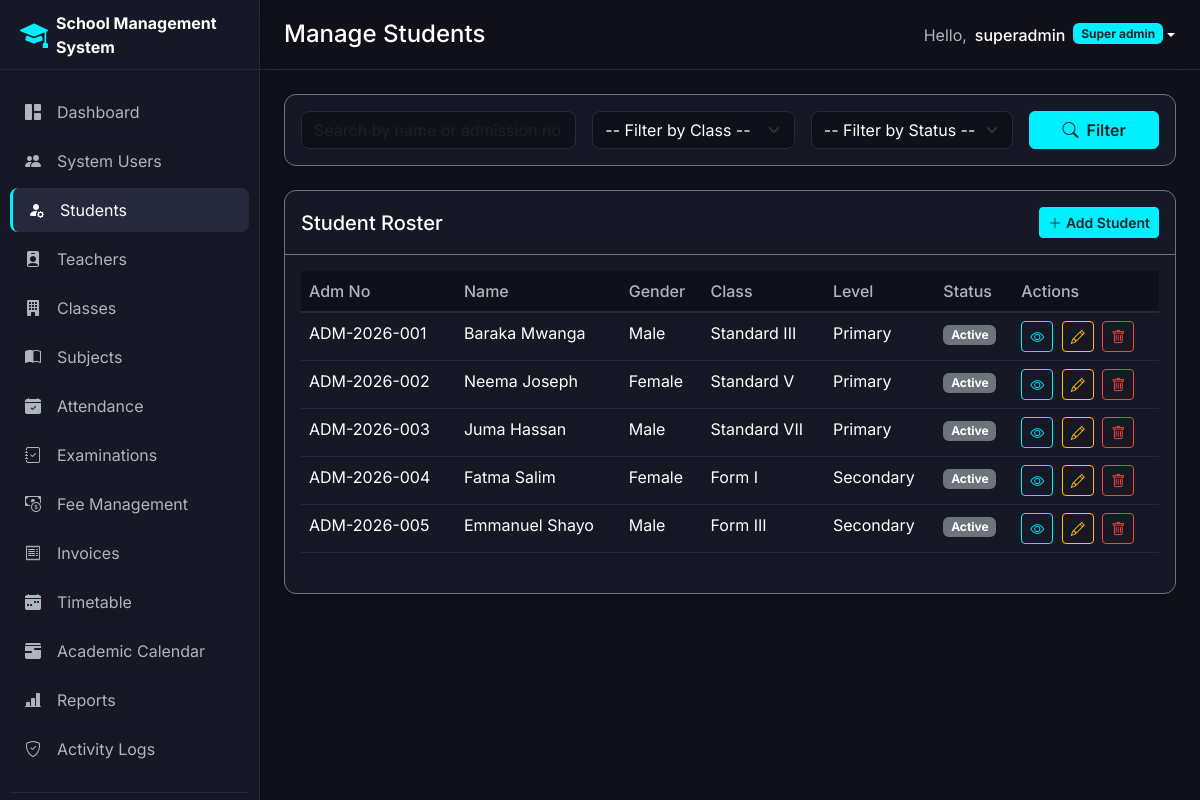
The page /public/students (signed in) on the database its author committed.
### tables this page shows
CREATE TABLE `students` (
    `id`               INT          NOT NULL AUTO_INCREMENT,
    `user_id`          INT          DEFAULT NULL,
    `admission_number` VARCHAR(30)  NOT NULL UNIQUE,
    `first_name`       VARCHAR(50)  NOT NULL,
    `middle_name`      VARCHAR(50)  DEFAULT NULL,
    `last_name`        VARCHAR(50)  NOT NULL,
    `gender`           ENUM('male','female') NOT NULL,
    `date_of_birth`    DATE         NOT NULL,
    `class_id`         INT          NOT NULL,
    `education_level`  ENUM('primary','secondary') NOT NULL,
    `phone`            VARCHAR(20)  DEFAULT NULL,
    `address`          TEXT         DEFAULT NULL,
    `photo`            VARCHAR(255) DEFAULT NULL,
    `status`           ENUM('active','inactive','graduated','transferred') NOT NULL DEFAULT 'active',
    `admission_date`   DATE         NOT NULL,
    `created_at`       TIMESTAMP    NOT NULL DEFAULT CURRENT_TIMESTAMP,
    `updated_at`       TIMESTAMP    NOT NULL DEFAULT CURRENT_TIMESTAMP ON UPDATE CURRENT_TIMESTAMP,
    `deleted_at`       TIMESTAMP    NULL DEFAULT NULL,
    PRIMARY KEY (`id`),
    INDEX `idx_students_class_id`        (`class_id`),
    INDEX `idx_students_education_level` (`education_level`),
    INDEX `idx_students_status`          (`status`),
    CONSTRAINT `fk_students_user`  FOREIGN KEY (`user_id`)  REFERENCES `users`   (`id`),
    CONSTRAINT `fk_students_class` FOREIGN KEY (`class_id`) REFERENCES `classes` (`id`)
);

CREATE TABLE `classes` (
    `id`              INT         NOT NULL AUTO_INCREMENT,
    `class_name`      VARCHAR(50) NOT NULL,
    `education_level` ENUM('primary','secondary') NOT NULL,
    `section`         VARCHAR(10) DEFAULT NULL,
    `capacity`        INT         NOT NULL DEFAULT 40,
    `created_at`      TIMESTAMP   NOT NULL DEFAULT CURRENT_TIMESTAMP,
    `updated_at`      TIMESTAMP   NOT NULL DEFAULT CURRENT_TIMESTAMP ON UPDATE CURRENT_TIMESTAMP,
    PRIMARY KEY (`id`),
    INDEX `idx_classes_education_level` (`education_level`)
);

### controllers/StudentController.php (called while the page is built, shortened)
<?php
require_once APP_ROOT . '/models/Student.php';
class StudentController {
    private $studentModel;
    public function __construct() {
        $this->studentModel = new Student();
    }
    public function index() {
        $search = sanitize($_GET['search'] ?? '');
        $classFilter = sanitize($_GET['class_id'] ?? '');
        $levelFilter = sanitize($_GET['education_level'] ?? '');
        $statusFilter = sanitize($_GET['status'] ?? '');
        $page = (int)($_GET['page'] ?? 1);
        $total = $this->studentModel->getCount($search, $classFilter, $levelFilter, $statusFilter);
        $pagination = paginate($total, ITEMS_PER_PAGE, $page);
        $students = $this->studentModel->getAll($search, $classFilter, $levelFilter, $statusFilter, $pagination['currentPage'], ITEMS_PER_PAGE);
        require_once APP_ROOT . '/views/layouts/header.php';
        require_once APP_ROOT . '/views/students/index.php';
        require_once APP_ROOT . '/views/layouts/footer.php';
    }
}

### config/database.php (called while the page is built, shortened)
<?php
class Database
{
    private static ?Database $instance = null;
    private PDO $connection;
    private string $host = 'localhost';
    private string $db_name = 'school_ms';
    private string $username = 'root';
    private string $password = '';
    private function __construct()
    {
        $dsn = "mysql:host={$this->host};dbname={$this->db_name};charset=utf8mb4";
        $options = [
            PDO::ATTR_ERRMODE            => PDO::ERRMODE_EXCEPTION,
            PDO::ATTR_DEFAULT_FETCH_MODE => PDO::FETCH_ASSOC,
            PDO::ATTR_EMULATE_PREPARES   => false,
            PDO::MYSQL_ATTR_INIT_COMMAND => "SET NAMES utf8mb4 COLLATE utf8mb4_unicode_ci",
        ];
        try {
            $this->connection = new PDO($dsn, $this->username, $this->password, $options);
        } catch (PDOException $e) {
            die("Database Connection Failed: " . $e->getMessage());
        }
    }
    public static function getInstance(): Database
    {
        if (self::$instance === null) {
            self::$instance = new self();
        }
        return self::$instance;
    }
    public function getConnection(): PDO
    {
        return $this->connection;
    }
}

### models/Student.php (called while the page is built, shortened)
<?php
class Student {
    private $db;
    public function __construct() {
        $this->db = Database::getInstance()->getConnection();
    }
    public function getAll($search = '', $classId = '', $educationLevel = '', $status = '', $page = 1, $perPage = 10) {
        $offset = ($page - 1) * $perPage;
        $sql = "SELECT s.*, c.class_name, c.section FROM students s LEFT JOIN classes c ON s.class_id = c.id WHERE s.deleted_at IS NULL";
        $params = [];
        $scope = $_SESSION['admin_scope'] ?? 'all';
        $sql .= " ORDER BY s.admission_number ASC LIMIT $perPage OFFSET $offset";
        $stmt = $this->db->prepare($sql);
        $stmt->execute($params);
        return $stmt->fetchAll();
    }
    public function getCount($search = '', $classId = '', $educationLevel = '', $status = '') {
        $sql = "SELECT COUNT(*) as count FROM students s WHERE s.deleted_at IS NULL";
        $params = [];
        $scope = $_SESSION['admin_scope'] ?? 'all';
        $stmt = $this->db->prepare($sql);
        $stmt->execute($params);
        return $stmt->fetch()['count'];
    }
}

### views/students/index.php (the view, shortened to what this page needs)
<div class="card bg-dark-card border-secondary shadow-sm mb-4">
    <div class="card-body">
        <form action="<?php echo BASE_URL; ?>/students" method="GET" class="row g-3">
            <div class="col-md-4">
                <input type="text" class="form-control" name="search" placeholder="Search by name or admission no..." value="<?php echo $search; ?>">
            </div>
            <div class="col-md-3">
                <select class="form-select" name="class_id">
                    <option value="">-- Filter by Class --</option>
                </select>
            </div>
            <div class="col-md-3">
                <select class="form-select" name="status">
                    <option value="">-- Filter by Status --</option>
                </select>
            </div>
            <div class="col-md-2">
                <button type="submit" class="btn btn-cyan text-dark w-100 fw-semibold"><i class="bi bi-search me-2"></i>Filter</button>
            </div>
        </form>
    </div>
</div>
<div class="card bg-dark-card border-secondary shadow-sm mb-4">
    <div class="card-header border-secondary bg-transparent py-3 d-flex align-items-center justify-content-between">
        <h5 class="card-title text-white mb-0">Student Roster</h5>
        <a href="<?php echo BASE_URL; ?>/students/create" class="btn btn-sm btn-cyan text-dark fw-semibold"><i class="bi bi-plus-lg me-1"></i>Add Student</a>
    </div>
    <div class="card-body">
        <div class="table-responsive">
            <table class="table table-dark-custom mb-0">
                <thead>
                    <tr>
                        <th>Adm No</th>
                        <th>Name</th>
                        <th>Gender</th>
                        <th>Class</th>
                        <th>Level</th>
                        <th>Status</th>
                        <th>Actions</th>
                    </tr>
                </thead>
                <tbody>
                    <?php if (empty($students)): ?>
                        <tr><td colspan="7" class="text-center text-muted">No students found.</td></tr>
                    <?php else: ?>
                        <?php foreach ($students as $s): ?>
                            <tr>
                                <td><?php echo $s['admission_number']; ?></td>
                                <td><?php echo $s['first_name'] . ' ' . $s['last_name']; ?></td>
                                <td><?php echo ucfirst($s['gender']); ?></td>
                                <td><?php echo $s['class_name'] . ' ' . $s['section']; ?></td>
                                <td><?php echo ucfirst($s['education_level']); ?></td>
                                <td><?php echo getStatusBadge($s['status']); ?></td>
                                <td>
                                    <a href="<?php echo BASE_URL; ?>/students/show?id=<?php echo $s['id']; ?>" class="btn btn-sm btn-outline-cyan me-1"><i class="bi bi-eye"></i></a>
                                    <a href="<?php echo BASE_URL; ?>/students/edit?id=<?php echo $s['id']; ?>" class="btn btn-sm btn-outline-warning me-1"><i class="bi bi-pencil"></i></a>
                                    <a href="<?php echo BASE_URL; ?>/students/delete?id=<?php echo $s['id']; ?>" class="btn btn-sm btn-outline-danger" onclick="return confirm('Are you sure you want to delete this student?')"><i class="bi bi-trash"></i></a>
                                </td>
                            </tr>
                        <?php endforeach; ?>
                    <?php endif; ?>
                </tbody>
            </table>
        </div>
    </div>
</div>

### helpers/functions.php (shortened to what this page needs)
<?php
function sanitize($data): string
{
    return htmlspecialchars(trim($data ?? ''), ENT_QUOTES, 'UTF-8');
}
function paginate(int $total, int $perPage, int $currentPage): array
{
    $totalPages = max(1, ceil($total / $perPage));
    $currentPage = max(1, min($currentPage, $totalPages));
    $offset = ($currentPage - 1) * $perPage;
    return [
        'offset'      => $offset,
        'totalPages'  => $totalPages,
        'currentPage' => $currentPage,
        'perPage'     => $perPage,
        'total'       => $total,
    ];
}
function getStatusBadge(string $status): string
{
    $badges = [
        'active'      => '<span class="badge bg-success">Active</span>',
        'inactive'    => '<span class="badge bg-secondary">Inactive</span>',
        'graduated'   => '<span class="badge bg-info">Graduated</span>',
        'transferred' => '<span class="badge bg-warning text-dark">Transferred</span>',
        'present'     => '<span class="badge bg-success">Present</span>',
        'absent'      => '<span class="badge bg-danger">Absent</span>',
        'late'        => '<span class="badge bg-warning text-dark">Late</span>',
        'pending'     => '<span class="badge bg-warning text-dark">Pending</span>',
        'ongoing'     => '<span class="badge bg-primary">Ongoing</span>',
        'completed'   => '<span class="badge bg-success">Completed</span>',
    ];
    return $badges[$status] ?? '<span class="badge bg-secondary">' . ucfirst($status) . '</span>';
}

### public/css/style.css (style rules this page uses)
:root { --bg-dark: #0f111a; --bg-dark-card: #161925; --border-color: #26293c; --text-primary: #ffffff; --text-secondary: #adb5bd; --cyan: #00f0ff; --green: #00ff66; --purple: #bf5af2; --orange: #ff9f0a; --red: #ff453a; --teal: #30d5c8; }
body { background-color: var(--bg-dark); color: var(--text-primary); font-family: 'Inter', sans-serif; margin: 0; overflow-x: hidden; }
body.has-sidebar { padding-left: 260px; padding-top: 70px; }
.card { background-color: var(--bg-dark-card); border: 1px solid var(--border-color); border-radius: 12px; }
.table, .table-dark-custom { color: var(--text-primary) !important; }
.table-dark-custom th, .table th { background-color: var(--bg-dark) !important; color: var(--text-secondary) !important; border-bottom: 2px solid var(--border-color) !important; font-weight: 500; }
.table-dark-custom td, .table td { background-color: var(--bg-dark-card) !important; border-bottom: 1px solid var(--border-color) !important; color: var(--text-primary) !important; }
.form-control, .form-select { background-color: var(--bg-dark); border: 1px solid var(--border-color); color: var(--text-primary); border-radius: 8px; }
.btn-cyan { background-color: var(--cyan); border-color: var(--cyan); }
.btn-outline-cyan { color: var(--cyan) !important; border-color: var(--cyan); }
.btn-outline-danger { color: var(--red) !important; border-color: var(--red); }

### rows shown on the page
students: admission_number "ADM-2026-001", first_name "Baraka", last_name "Mwanga", gender "Male", class.class_name "Standard III", education_level "Primary", status "Active"
students: admission_number "ADM-2026-002", first_name "Neema", last_name "Joseph", gender "Female", class.class_name "Standard V", education_level "Primary", status "Active"
students: admission_number "ADM-2026-003", first_name "Juma", last_name "Hassan", gender "Male", class.class_name "Standard VII", education_level "Primary", status "Active"
students: admission_number "ADM-2026-004", first_name "Fatma", last_name "Salim", gender "Female", class.class_name "Form I", education_level "Secondary", status "Active"
students: admission_number "ADM-2026-005", first_name "Emmanuel", last_name "Shayo", gender "Male", class.class_name "Form III", education_level "Secondary", status "Active"

### other values the page prints
APP_NAME "School Management System"
$pageTitle "Manage Students"
currentUser()['username'] "superadmin"
str_replace('_', ' ', currentUser()['role']) "Super admin"
